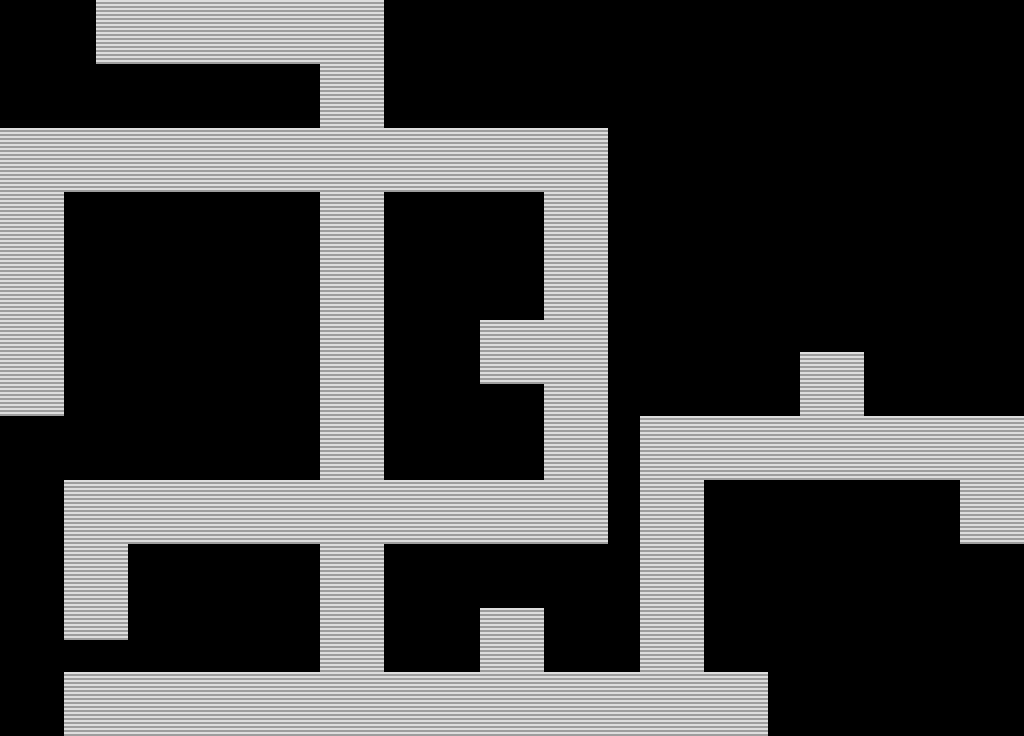

A 2D game scene composited from a Tiled map and its tileset images. What follows is a short description and the map's XML, with each tile layer's data collapsed to a summary:
An orthogonal 32x23 tile map with 32x32 px tiles, 1 tile layer (Tile Layer 1) and 22 objects (8x 2, 5x 1).

<map version="1.0" orientation="orthogonal" renderorder="right-down" width="32" height="23" tilewidth="32" tileheight="32" nextobjectid="52">
 <tileset firstgid="1" name="floor" tilewidth="32" tileheight="32" tilecount="1" columns="1">
  <image source="floor.png" width="32" height="32" />
 </tileset>
 <layer name="Tile Layer 1" width="32" height="23">
  <data>[736 cells, 254 non-empty, 1 distinct tile ids]</data>
 </layer>
 <objectgroup name="wall">
  <object id="29" x="96" y="0">
   <polyline points="0,0 0,64 224,64 224,128 -96,128 -96,416 -32,416 -32,192 224,192 224,480 -32,480 -32,640 32,640 32,544 224,544 224,672 -32,672 -32,736 672,736 672,672 608,672 608,480 864,480 864,544 928,544 928,416 768,416 768,352 704,352 704,416 544,416 544,672 448,672 448,608 384,608 384,672 288,672 288,544 512,544 512,128 288,128 288,0 0,0" />
  </object>
  <object id="30" x="384" y="192">
   <polyline points="0,0 160,0 160,128 96,128 96,192 160,192 160,288 0,288 0,0" />
  </object>
 </objectgroup>
 <objectgroup name="guards">
  <object id="46" x="992" y="448" width="16" height="16">
   <properties>
    <property name="XY" type="bool" value="false" />
    <property name="constant" type="float" value="272" />
    <property name="end" type="float" value="704" />
    <property name="start" type="float" value="992" />
   </properties>
   <ellipse />
  </object>
  <object id="47" x="672" y="704" width="16" height="16">
   <properties>
    <property name="XY" type="bool" value="false" />
    <property name="constant" type="float" value="16" />
    <property name="end" type="float" value="384" />
    <property name="start" type="float" value="672" />
   </properties>
   <ellipse />
  </object>
  <object id="48" x="512" y="512" width="16" height="16">
   <properties>
    <property name="XY" type="bool" value="false" />
    <property name="constant" type="float" value="208" />
    <property name="end" type="float" value="160" />
    <property name="start" type="float" value="512" />
   </properties>
   <ellipse />
  </object>
  <object id="49" x="576" y="448" width="16" height="16">
   <properties>
    <property name="XY" type="bool" value="true" />
    <property name="constant" type="float" value="560" />
    <property name="end" type="float" value="480" />
    <property name="start" type="float" value="288" />
   </properties>
   <ellipse />
  </object>
  <object id="50" x="352" y="448" width="16" height="16">
   <properties>
    <property name="XY" type="bool" value="true" />
    <property name="constant" type="float" value="336" />
    <property name="end" type="float" value="544" />
    <property name="start" type="float" value="288" />
   </properties>
   <ellipse />
  </object>
  <object id="51" x="32" y="384" width="16" height="16">
   <properties>
    <property name="XY" type="bool" value="true" />
    <property name="constant" type="float" value="16" />
    <property name="end" type="float" value="480" />
    <property name="start" type="float" value="352" />
   </properties>
   <ellipse />
  </object>
 </objectgroup>
 <objectgroup name="victory">
  <object id="31" x="96" y="0" width="64" height="64">
   <properties>
    <property name="X" type="float" value="96" />
    <property name="Y" type="float" value="672" />
   </properties>
  </object>
 </objectgroup>
 <objectgroup name="hacks">
  <object id="35" name="1" x="704" y="672">
   <properties>
    <property name="Height" type="float" value="64" />
    <property name="Type" value="door" />
    <property name="Width" type="float" value="4" />
    <property name="X" type="float" value="704" />
    <property name="Y" type="float" value="0" />
    <property name="up" type="bool" value="true" />
   </properties>
   <polyline points="0,0 0,64" />
  </object>
  <object id="36" name="1" x="320" y="672">
   <properties>
    <property name="Height" type="float" value="64" />
    <property name="Type" value="door" />
    <property name="Width" type="float" value="4" />
    <property name="X" type="float" value="316" />
    <property name="Y" type="float" value="0" />
    <property name="up" type="bool" value="true" />
   </properties>
   <polyline points="0,0 0,64" />
  </object>
  <object id="37" name="1" x="320" y="128">
   <properties>
    <property name="Height" type="float" value="64" />
    <property name="Type" value="door" />
    <property name="Width" type="float" value="4" />
    <property name="X" type="float" value="316" />
    <property name="Y" type="float" value="544" />
    <property name="up" type="bool" value="true" />
   </properties>
   <polyline points="0,0 0,64" />
  </object>
  <object id="38" name="1" x="320" y="128">
   <properties>
    <property name="Height" type="float" value="4" />
    <property name="Type" value="door" />
    <property name="Width" type="float" value="64" />
    <property name="X" type="float" value="320" />
    <property name="Y" type="float" value="608" />
    <property name="up" type="bool" value="false" />
   </properties>
   <polyline points="0,0 64,0" />
  </object>
  <object id="39" name="2" x="768" y="704">
   <properties>
    <property name="Height" type="float" value="10" />
    <property name="NESW" type="float" value="3" />
    <property name="Type" value="cam" />
    <property name="Width" type="float" value="20" />
    <property name="X" type="float" value="768" />
    <property name="Y" type="float" value="27" />
   </properties>
   <polygon points="0,0 -64,-32 -64,32" />
  </object>
  <object id="40" name="2" x="512" y="608">
   <properties>
    <property name="Height" type="float" value="20" />
    <property name="NESW" type="float" value="0" />
    <property name="Type" value="cam" />
    <property name="Width" type="float" value="10" />
    <property name="X" type="float" value="507" />
    <property name="Y" type="float" value="128" />
   </properties>
   <polygon points="0,0 -32,64 32,64" />
  </object>
  <object id="41" name="2" x="96" y="640">
   <properties>
    <property name="Height" type="float" value="20" />
    <property name="NESW" type="float" value="2" />
    <property name="Type" value="cam" />
    <property name="Width" type="float" value="10" />
    <property name="X" type="float" value="91" />
    <property name="Y" type="float" value="76" />
   </properties>
   <polygon points="0,0 -32,-64 32,-64" />
  </object>
  <object id="42" name="2" x="32" y="128">
   <properties>
    <property name="Height" type="float" value="20" />
    <property name="NESW" type="float" value="0" />
    <property name="Type" value="cam" />
    <property name="Width" type="float" value="10" />
    <property name="X" type="float" value="27" />
    <property name="Y" type="float" value="608" />
   </properties>
   <polygon points="0,0 -32,64 32,64" />
  </object>
  <object id="43" name="2" x="576" y="128">
   <properties>
    <property name="Height" type="float" value="20" />
    <property name="NESW" type="float" value="0" />
    <property name="Type" value="cam" />
    <property name="Width" type="float" value="10" />
    <property name="X" type="float" value="571" />
    <property name="Y" type="float" value="608" />
   </properties>
   <polygon points="0,0 -32,64 32,64" />
  </object>
  <object id="44" name="2" x="608" y="512">
   <properties>
    <property name="Height" type="float" value="10" />
    <property name="NESW" type="float" value="3" />
    <property name="Type" value="cam" />
    <property name="Width" type="float" value="20" />
    <property name="X" type="float" value="608" />
    <property name="Y" type="float" value="219" />
   </properties>
   <polygon points="0,0 -64,-32 -64,32" />
  </object>
  </objectgroup>
 <objectgroup name="routers">
  <!-- 2 objects omitted --></objectgroup>
</map>
<!-- 3 of 22 objects omitted -->